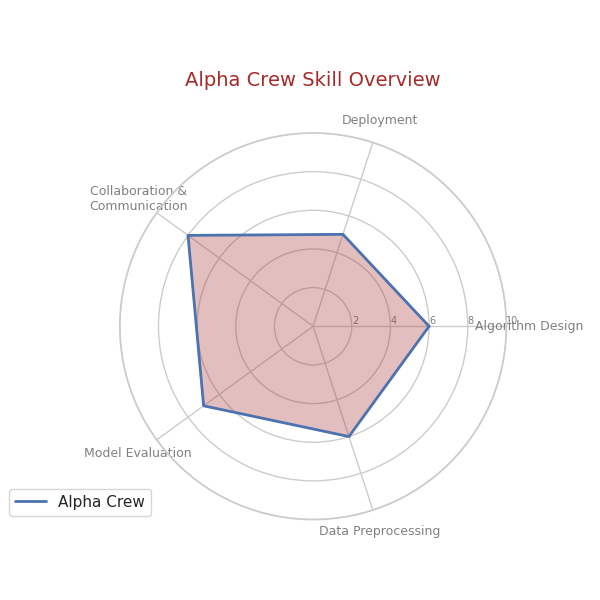

Write Python code to recreate this figure.
import numpy as np
import matplotlib.pyplot as plt
from math import pi

skill_areas = [
    'Algorithm Design', 'Deployment', 'Collaboration &\nCommunication',
    'Model Evaluation', 'Data Preprocessing'
]

alpha_team_skills = [8, 6, 7, 5, 9]
beta_team_skills = [5, 7, 8, 6, 7]
gamma_team_skills = [7, 9, 6, 4, 8]
delta_team_skills = [6, 5, 8, 7, 6]

teams_data = {
    'Team Gamma': alpha_team_skills,
    'Squad Beta': beta_team_skills,
    'Delta Group': gamma_team_skills,
    'Alpha Crew': delta_team_skills
}

# Updated colors for each team
team_colors = {
    'Team Gamma': 'purple',
    'Squad Beta': 'teal',
    'Delta Group': 'magenta',
    'Alpha Crew': 'brown'
}

def create_radar_chart(title, team_data, labels, team_name, color):
    num_vars = len(labels)
    angles = np.linspace(0, 2 * pi, num_vars, endpoint=False).tolist()

    team_data += team_data[:1]
    angles += angles[:1]

    fig, ax = plt.subplots(figsize=(6, 6), subplot_kw=dict(polar=True))
    plt.xticks(angles[:-1], labels, color='grey', size=9)
    ax.set_rlabel_position(0)
    plt.yticks([2, 4, 6, 8, 10], ["2", "4", "6", "8", "10"], color="grey", size=7)
    plt.ylim(0, 10)

    ax.plot(angles, team_data, linewidth=2, linestyle='solid', label=team_name)
    ax.fill(angles, team_data, color=color, alpha=0.3)

    plt.title(title, size=14, color=color, y=1.1)
    plt.legend(loc='upper right', bbox_to_anchor=(0.1, 0.1))

for team_name, skill_levels in teams_data.items():
    create_radar_chart(f'{team_name} Skill Overview', skill_levels, skill_areas, team_name, team_colors[team_name])

plt.tight_layout()
plt.show()
